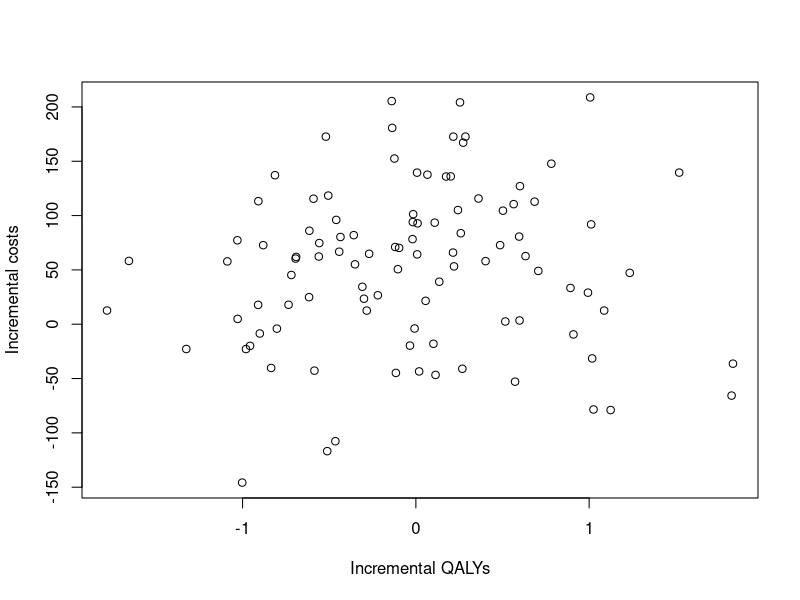

R code for this plot:
model <- function(p) {
  
  eff_not_resolved <- p$p_2nd_line_success * p$eff_2nd_line_success +
    (1 - p$p_2nd_line_success) * p$eff_2nd_line_failure
  
  res <- list(
    
    cost.short_course = p$c_short_course +
      (1 - p$p_short_course_success) * p$c_2nd_line,
    
    cost.full_course = p$c_full_course +
      (1 - p$p_full_course_success) * p$c_2nd_line,
    
    qaly.short_course = p$p_short_course_success * p$eff_resolved +
      (1 - p$p_short_course_success) * eff_not_resolved,
    
    qaly.full_course = p$p_full_course_success * p$eff_resolved +
      (1 - p$p_full_course_success) * eff_not_resolved
    
  )
  
  if (is.data.frame(p)) as.data.frame(res) else res
  
}

# Single set of parameters as list
single_params <- list(
  
  # Probabilities
  p_short_course_success = 0.6,
  p_full_course_success  = 0.8,
  p_2nd_line_success     = 0.9,
  
  # Costs
  c_short_course         = 250,
  c_full_course          = 500,
  c_2nd_line             = 1000,
  
  # Effects
  eff_resolved           = 12.0,
  eff_2nd_line_success   = 11.8,
  eff_2nd_line_failure   = 10.2
  
)

single_res <- model(single_params)

print(single_res)

single_icer <- (single_res$cost.full_course - single_res$cost.short_course) /
  (single_res$qaly.full_course - single_res$qaly.short_course)

print(single_icer)

# Multiple parameter sets in data.frame

N_psa <- 100

multiple_params <- data.frame(
  
  # Probabilities
  p_short_course_success = rbeta(N_psa, 60, 40),
  p_full_course_success  = rbeta(N_psa, 80, 20),
  p_2nd_line_success     = rbeta(N_psa, 90, 10),
  
  # Costs
  c_short_course         = rgamma(N_psa, shape = 100, scale = 2.5),
  c_full_course          = rgamma(N_psa, shape = 100, scale = 5.0),
  c_2nd_line             = rgamma(N_psa, shape = 100, scale = 10.0),
  
  # Effects
  eff_resolved           = rgamma(N_psa, shape = 25, scale = 0.480),
  eff_2nd_line_success   = rgamma(N_psa, shape = 25, scale = 0.472),
  eff_2nd_line_failure   = rgamma(N_psa, shape = 25, scale = 0.408)
  
)

multiple_res <- model(multiple_params)

summary(multiple_res)

plot(
  x = multiple_res$qaly.full_course - multiple_res$qaly.short_course,
  y = multiple_res$cost.full_course - multiple_res$cost.short_course,
  xlab = "Incremental QALYs",
  ylab = "Incremental costs",
  type = 'p'
)
